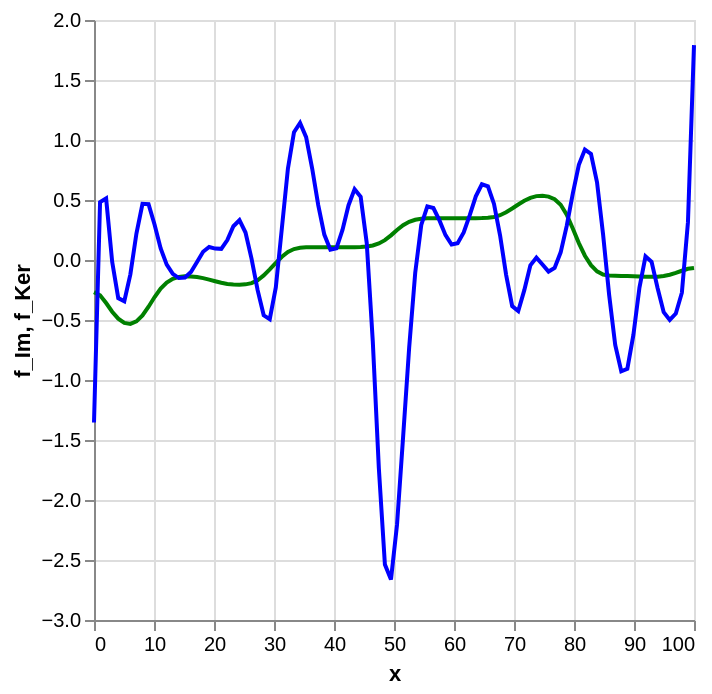

Source (notebook cell):
### Code cell
beta_Im_emp = PrIm_emp @ np.random.normal(0, 1, size=(PrIm_emp.shape[1], 1))
beta_Ker_emp = PrKer_emp @ np.random.normal(0, 1, size=(PrKer_emp.shape[1], 1))
f_Im_emp = Phi @ beta_Im_emp
f_Ker_emp = Phi @ beta_Ker_emp

source = pd.DataFrame(
    {
        "x": np.linspace(0, 100, 100),
        "f_Im": f_Im_emp.flatten(),
        "f_Ker": f_Ker_emp.flatten(),
    }
)
chart = alt.Chart(source).mark_line(color="green").encode(x="x", y="f_Im")
chart_Ker = alt.Chart(source).mark_line(color="blue").encode(x="x", y="f_Ker")
chart + chart_Ker

### Figure 1 — Vega-Lite specification as saved in the notebook (floating-point values rounded to 4 significant figures)
{"config": {"view": {"continuousWidth": 300, "continuousHeight": 300}}, "layer": [{"mark": {"type": "line", "color": "green"}, "encoding": {"x": {"field": "x", "type": "quantitative"}, "y": {"field": "f_Im", "type": "quantitative"}}}, {"mark": {"type": "line", "color": "blue"}, "encoding": {"x": {"field": "x", "type": "quantitative"}, "y": {"field": "f_Ker", "type": "quantitative"}}}], "data": {"name": "data-11d31544a4d3c41ac3b627ab77297f17"}, "$schema": "https://vega.github.io/schema/vega-lite/v6.1.0.json", "datasets": {"data-11d31544a4d3c41ac3b627ab77297f17": [{"x": 0.0, "f_Im": -0.2676, "f_Ker": -1.354}, {"x": 1.01, "f_Im": -0.2937, "f_Ker": 0.4825}, {"x": 2.02, "f_Im": -0.3588, "f_Ker": 0.5129}, {"x": 3.03, "f_Im": -0.4312, "f_Ker": -0.01527}, {"x": 4.04, "f_Im": -0.489, "f_Ker": -0.3175}, {"x": 5.051, "f_Im": -0.5247, "f_Ker": -0.3441}, {"x": 6.061, "f_Im": -0.5327, "f_Ker": -0.1197}, {"x": 7.071, "f_Im": -0.5115, "f_Ker": 0.2209}, {"x": 8.081, "f_Im": -0.4624, "f_Ker": 0.4681}, {"x": 9.091, "f_Im": -0.3896, "f_Ker": 0.4656}, {"x": 10.1, "f_Im": -0.3086, "f_Ker": 0.2937}, {"x": 11.11, "f_Im": -0.2379, "f_Ker": 0.09617}, {"x": 12.12, "f_Im": -0.1882, "f_Ker": -0.03838}, {"x": 13.13, "f_Im": -0.157, "f_Ker": -0.1158}, {"x": 14.14, "f_Im": -0.1405, "f_Ker": -0.1502}, {"x": 15.15, "f_Im": -0.135, "f_Ker": -0.146}, {"x": 16.16, "f_Im": -0.1366, "f_Ker": -0.1001}, {"x": 17.17, "f_Im": -0.1423, "f_Ker": -0.01626}, {"x": 18.18, "f_Im": -0.1512, "f_Ker": 0.06862}, {"x": 19.19, "f_Im": -0.1631, "f_Ker": 0.1083}, {"x": 20.2, "f_Im": -0.1769, "f_Ker": 0.09517}, {"x": 21.21, "f_Im": -0.1899, "f_Ker": 0.09275}, {"x": 22.22, "f_Im": -0.1993, "f_Ker": 0.1658}, {"x": 23.23, "f_Im": -0.2042, "f_Ker": 0.2816}, {"x": 24.24, "f_Im": -0.2055, "f_Ker": 0.3316}, {"x": 25.25, "f_Im": -0.2031, "f_Ker": 0.229}, {"x": 26.26, "f_Im": -0.1927, "f_Ker": 0.009752}, {"x": 27.27, "f_Im": -0.1684, "f_Ker": -0.2511}, {"x": 28.28, "f_Im": -0.1284, "f_Ker": -0.461}, {"x": 29.29, "f_Im": -0.07811, "f_Ker": -0.4935}, {"x": 30.3, "f_Im": -0.02393, "f_Ker": -0.2287}, {"x": 31.31, "f_Im": 0.02711, "f_Ker": 0.2654}, {"x": 32.32, "f_Im": 0.06749, "f_Ker": 0.7632}, {"x": 33.33, "f_Im": 0.09131, "f_Ker": 1.065}, {"x": 34.34, "f_Im": 0.1018, "f_Ker": 1.142}, {"x": 35.35, "f_Im": 0.1054, "f_Ker": 1.024}, {"x": 36.36, "f_Im": 0.1068, "f_Ker": 0.7624}, {"x": 37.37, "f_Im": 0.1071, "f_Ker": 0.4572}, {"x": 38.38, "f_Im": 0.1072, "f_Ker": 0.2118}, {"x": 39.39, "f_Im": 0.1072, "f_Ker": 0.08531}, {"x": 40.4, "f_Im": 0.1072, "f_Ker": 0.09751}, {"x": 41.41, "f_Im": 0.1072, "f_Ker": 0.2512}, {"x": 42.42, "f_Im": 0.1072, "f_Ker": 0.4569}, {"x": 43.43, "f_Im": 0.1073, "f_Ker": 0.5904}, {"x": 44.44, "f_Im": 0.1081, "f_Ker": 0.5273}, {"x": 45.45, "f_Im": 0.1118, "f_Ker": 0.1419}, {"x": 46.46, "f_Im": 0.1209, "f_Ker": -0.6776}, {"x": 47.47, "f_Im": 0.1379, "f_Ker": -1.735}, {"x": 48.48, "f_Im": 0.1656, "f_Ker": -2.538}, {"x": 49.49, "f_Im": 0.2054, "f_Ker": -2.662}, {"x": 50.51, "f_Im": 0.2504, "f_Ker": -2.205}, {"x": 51.52, "f_Im": 0.2902, "f_Ker": -1.476}, {"x": 52.53, "f_Im": 0.3179, "f_Ker": -0.7327}, {"x": 53.54, "f_Im": 0.3349, "f_Ker": -0.1071}, {"x": 54.55, "f_Im": 0.3439, "f_Ker": 0.2921}, {"x": 55.56, "f_Im": 0.3477, "f_Ker": 0.4469}, {"x": 56.57, "f_Im": 0.3485, "f_Ker": 0.4332}, {"x": 57.58, "f_Im": 0.3486, "f_Ker": 0.3301}, {"x": 58.59, "f_Im": 0.3486, "f_Ker": 0.2069}, {"x": 59.6, "f_Im": 0.3486, "f_Ker": 0.1288}, {"x": 60.61, "f_Im": 0.3486, "f_Ker": 0.1401}, {"x": 61.62, "f_Im": 0.3486, "f_Ker": 0.229}, {"x": 62.63, "f_Im": 0.3486, "f_Ker": 0.3736}, {"x": 63.64, "f_Im": 0.3488, "f_Ker": 0.5304}, {"x": 64.65, "f_Im": 0.3497, "f_Ker": 0.6312}, {"x": 65.66, "f_Im": 0.3519, "f_Ker": 0.6137}, {"x": 66.67, "f_Im": 0.3584, "f_Ker": 0.4674}, {"x": 67.68, "f_Im": 0.373, "f_Ker": 0.2062}, {"x": 68.69, "f_Im": 0.3978, "f_Ker": -0.1239}, {"x": 69.7, "f_Im": 0.4291, "f_Ker": -0.3848}, {"x": 70.71, "f_Im": 0.4623, "f_Ker": -0.4262}, {"x": 71.72, "f_Im": 0.4932, "f_Ker": -0.2511}, {"x": 72.73, "f_Im": 0.5178, "f_Ker": -0.04475}, {"x": 73.74, "f_Im": 0.5324, "f_Ker": 0.01975}, {"x": 74.75, "f_Im": 0.5358, "f_Ker": -0.03699}, {"x": 75.76, "f_Im": 0.528, "f_Ker": -0.09636}, {"x": 76.77, "f_Im": 0.5063, "f_Ker": -0.06571}, {"x": 77.78, "f_Im": 0.46, "f_Ker": 0.06381}, {"x": 78.79, "f_Im": 0.3774, "f_Ker": 0.2838}, {"x": 79.8, "f_Im": 0.2627, "f_Ker": 0.5538}, {"x": 80.81, "f_Im": 0.1406, "f_Ker": 0.7929}, {"x": 81.82, "f_Im": 0.03569, "f_Ker": 0.9203}, {"x": 82.83, "f_Im": -0.043, "f_Ker": 0.884}, {"x": 83.84, "f_Im": -0.09465, "f_Ker": 0.6475}, {"x": 84.85, "f_Im": -0.1207, "f_Ker": 0.2123}, {"x": 85.86, "f_Im": -0.1297, "f_Ker": -0.2914}, {"x": 86.87, "f_Im": -0.1317, "f_Ker": -0.7075}, {"x": 87.88, "f_Im": -0.133, "f_Ker": -0.927}, {"x": 88.89, "f_Im": -0.1342, "f_Ker": -0.9067}, {"x": 89.9, "f_Im": -0.1359, "f_Ker": -0.6246}, {"x": 90.91, "f_Im": -0.1377, "f_Ker": -0.2296}, {"x": 91.92, "f_Im": -0.1394, "f_Ker": 0.02972}, {"x": 92.93, "f_Im": -0.1402, "f_Ker": -0.01563}, {"x": 93.94, "f_Im": -0.1387, "f_Ker": -0.236}, {"x": 94.95, "f_Im": -0.1331, "f_Ker": -0.4344}, {"x": 95.96, "f_Im": -0.1226, "f_Ker": -0.4994}, {"x": 96.97, "f_Im": -0.1078, "f_Ker": -0.4459}, {"x": 97.98, "f_Im": -0.08967, "f_Ker": -0.2729}, {"x": 98.99, "f_Im": -0.07341, "f_Ker": 0.3134}, {"x": 100.0, "f_Im": -0.06688, "f_Ker": 1.791}]}}
